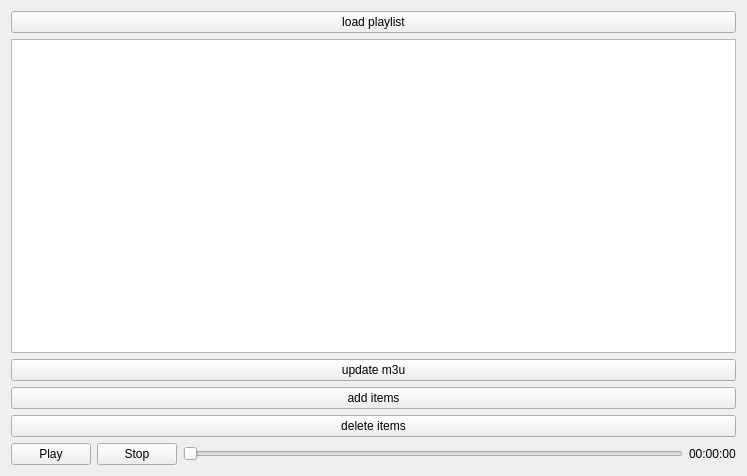
<?xml version="1.0" encoding="UTF-8"?>
<ui version="4.0">
 <class>Form</class>
 <widget class="QWidget" name="Form">
  <property name="geometry">
   <rect>
    <x>0</x>
    <y>0</y>
    <width>747</width>
    <height>476</height>
   </rect>
  </property>
  <property name="windowTitle">
   <string>Form</string>
  </property>
  <layout class="QGridLayout" name="gridLayout">
   <item row="5" column="0">
    <layout class="QHBoxLayout" name="horizontalLayout">
     <item>
      <widget class="QPushButton" name="pushButton_6">
       <property name="text">
        <string>Play</string>
       </property>
       <property name="icon">
        <iconset>
         <normaloff>../../static/icon/3319145-200.png</normaloff>../../static/icon/3319145-200.png</iconset>
       </property>
      </widget>
     </item>
     <item>
      <widget class="QPushButton" name="pushButton_5">
       <property name="text">
        <string>Stop</string>
       </property>
       <property name="icon">
        <iconset>
         <normaloff>../../static/icon/x-mark-4-48.ico</normaloff>../../static/icon/x-mark-4-48.ico</iconset>
       </property>
      </widget>
     </item>
     <item>
      <widget class="QSlider" name="horizontalSlider">
       <property name="orientation">
        <enum>Qt::Horizontal</enum>
       </property>
      </widget>
     </item>
     <item>
      <widget class="QLabel" name="labelTimer">
       <property name="text">
        <string>00:00:00</string>
       </property>
      </widget>
     </item>
    </layout>
   </item>
   <item row="1" column="0">
    <widget class="QListWidget" name="listWidget">
     <property name="dragDropOverwriteMode">
      <bool>false</bool>
     </property>
     <property name="dragDropMode">
      <enum>QAbstractItemView::InternalMove</enum>
     </property>
     <property name="selectionMode">
      <enum>QAbstractItemView::MultiSelection</enum>
     </property>
    </widget>
   </item>
   <item row="4" column="0">
    <widget class="QPushButton" name="pushButton_4">
     <property name="text">
      <string>delete items</string>
     </property>
    </widget>
   </item>
   <item row="2" column="0">
    <widget class="QPushButton" name="pushButton_2">
     <property name="text">
      <string>update m3u</string>
     </property>
    </widget>
   </item>
   <item row="3" column="0">
    <widget class="QPushButton" name="pushButton_3">
     <property name="text">
      <string>add items</string>
     </property>
    </widget>
   </item>
   <item row="0" column="0">
    <widget class="QPushButton" name="pushButton">
     <property name="text">
      <string>load playlist</string>
     </property>
    </widget>
   </item>
  </layout>
 </widget>
 <resources>
  <include location="../../static/resource.qrc"/>
 </resources>
 <connections/>
</ui>
